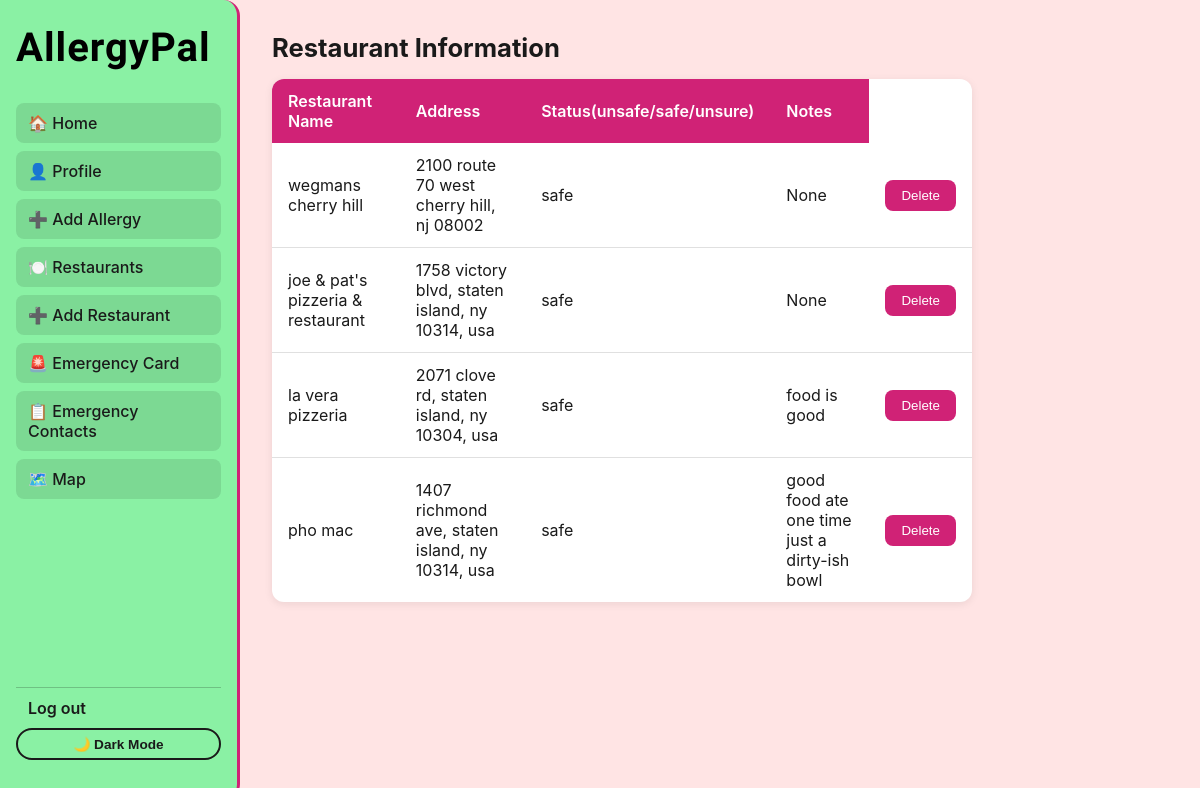
Screenshot of /restaurant (signed in) with the database file from the repository.
### tables this page shows
CREATE TABLE saved_restaurants (
    user_id INTEGER NOT NULL,
    restaurant_id INTEGER NOT NULL,
    status TEXT NOT NULL, -- ("unsafe"/"safe"/"unsure"),
    notes TEXT,
    created_at DATE NOT NULL,
    PRIMARY KEY (user_id, restaurant_id),
    FOREIGN KEY (user_id) REFERENCES users(id),
    FOREIGN KEY (restaurant_id) REFERENCES restaurants(id)
);

CREATE TABLE restaurants (
    id INTEGER PRIMARY KEY AUTOINCREMENT,
    external_id TEXT, -- going to be an api from google or yelp
    name TEXT NOT NULL,
    address TEXT NOT NULL,
    lat REAL,
    lng REAL
);

### app.py (the view)
@app.route("/restaurant", methods=["GET"])
@login_required
def restaurant():
    current = session["user_id"]
    rests = db.execute(
        """SELECT restaurants.name, restaurants.address, saved_restaurants.status, saved_restaurants.notes, saved_restaurants.restaurant_id
        FROM saved_restaurants
        JOIN restaurants
        ON saved_restaurants.restaurant_id = restaurants.id
        WHERE saved_restaurants.user_id = ?""",
        current
    )
    return render_template(
        "restaurants.html",
        restaurants = rests
    )

### helpers.py (called while the page is built)
def login_required(f):
    @wraps(f)
    def wrapped(*args, **kwargs):
        if session.get("user_id") is None:
            return redirect("/login")
        return f(*args, **kwargs)
    return wrapped

### templates/restaurants.html (shortened to what this page needs)
{% extends "layout.html" %}
{% block body %}
<div class="container mt-4" style="max-width: 700px;">
    <h2 class="mb-4">Restaurant Information</h2>
    <table>
        <thead>
            <tr>
                <th>Restaurant Name</th>
                <th>Address</th>
                <th>Status(unsafe/safe/unsure)</th>
                <th>Notes</th>
            </tr>
        </thead>
        <tbody>
            {% for r in restaurants %}
            <tr>
                <td>{{ r.name }}</td>
                <td>{{ r.address }}</td>
                <td>{{ r.status }}</td>
                <td>{{ r.notes }}</td>
                <td>
                    <form action="{{ url_for('delete_restaurant') }}" method="POST">
                        <button type ="submit">Delete</button>
                    </form>
                </td>
            </tr>
            {% else %}
            <tr>
                <td colspan="5">No saved restaurants yet. <a href="{{ url_for('add_restaurant') }}">Add one!</a></td>
            </tr>
            {% endfor %}
        </tbody>
    </table>
</div>
{% endblock %}

### static/styles.css (style rules this page uses)
:root { --red: #d02276; --green: #0f862d; --bg: #ffe4e4; --surface: #ff9f9f; --text: #1a1a1a; --sidebar-bg: #8af1a4; --sidebar-text: #1a1a1a; --border: #e0e0e0; }
* { margin: 0; padding: 0; box-sizing: border-box; }
body { background-color: var(--bg); color: var(--text); font-family: 'Inter', 'Segoe UI', sans-serif; transition: background-color 0.3s, color 0.3s; }
table { width: 100%; border-collapse: collapse; margin-bottom: 24px; background-color: white; border-radius: 12px; overflow: hidden; box-shadow: 0 2px 8px rgba(0,0,0,0.08); }
th { background-color: var(--red); color: white; padding: 12px 16px; text-align: left; font-weight: 600; }
td { padding: 12px 16px; border-bottom: 1px solid var(--border); }
tr:last-child td { border-bottom: none; }
button { background-color: var(--red); color: white; border: none; padding: 8px 16px; border-radius: 8px; cursor: pointer; font-weight: 500; transition: opacity 0.2s; }
h1, h2, h3 { color: var(--text); margin-bottom: 16px; }
h2 { font-size: 1.6rem; font-weight: 700; }

### rows the page displays
saved_restaurants: name "wegmans cherry hill", address "2100 route 70 west cherry hill, nj 08002", status "safe", notes "None"
saved_restaurants: name "joe & pat's pizzeria & restaurant", address "1758 victory blvd, staten island, ny 10314, usa", status "safe", notes "None"
saved_restaurants: name "la vera pizzeria", address "2071 clove rd, staten island, ny 10304, usa", status "safe", notes "food is good"
saved_restaurants: name "pho mac", address "1407 richmond ave, staten island, ny 10314, usa", status "safe", notes "good food ate one time just a dirty-ish bowl"
